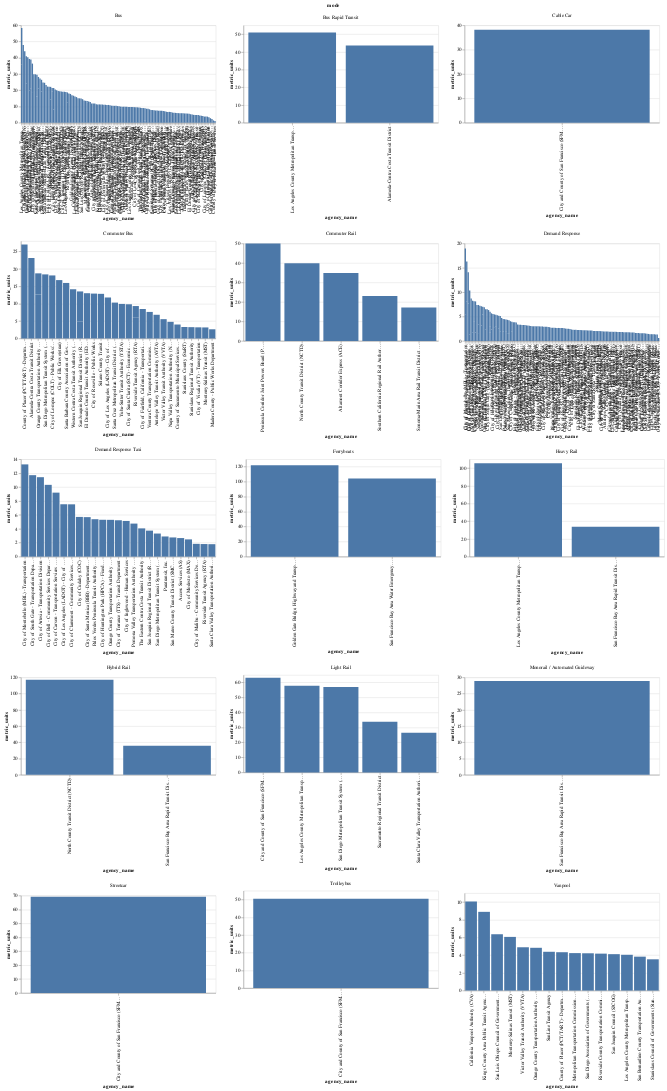
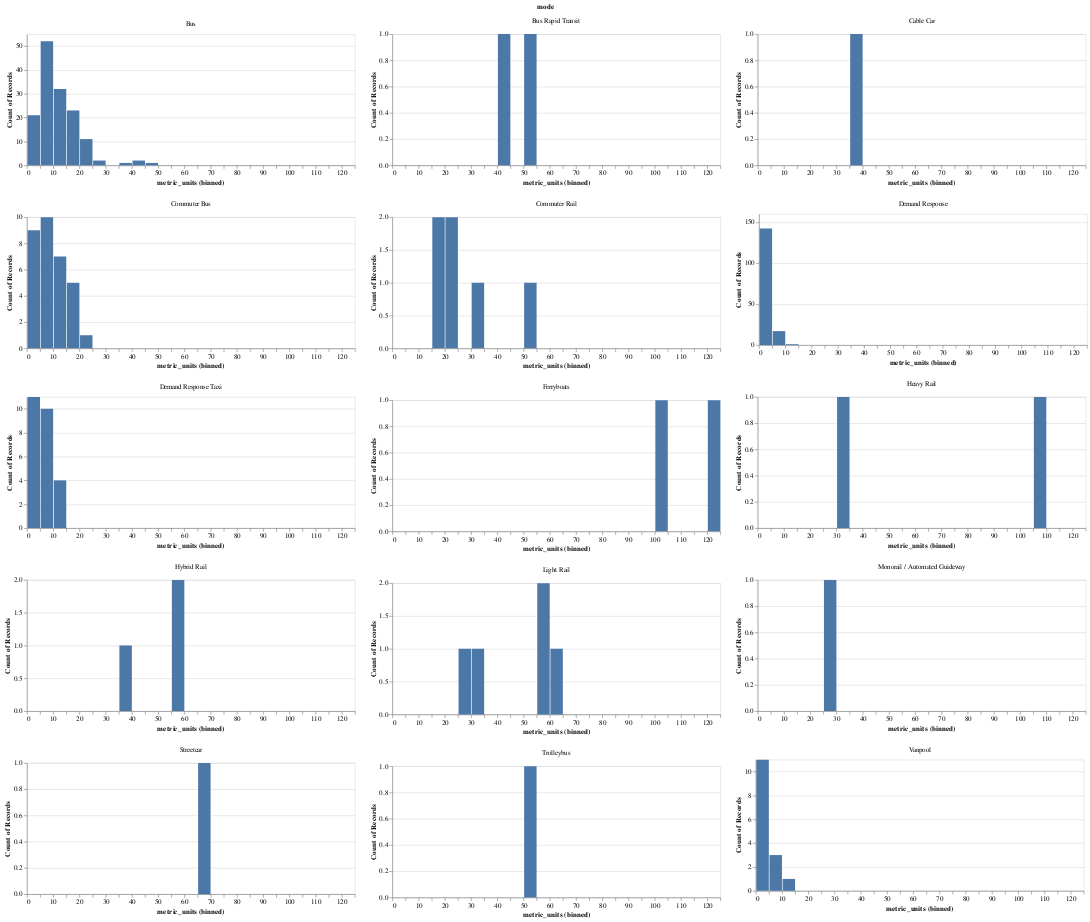
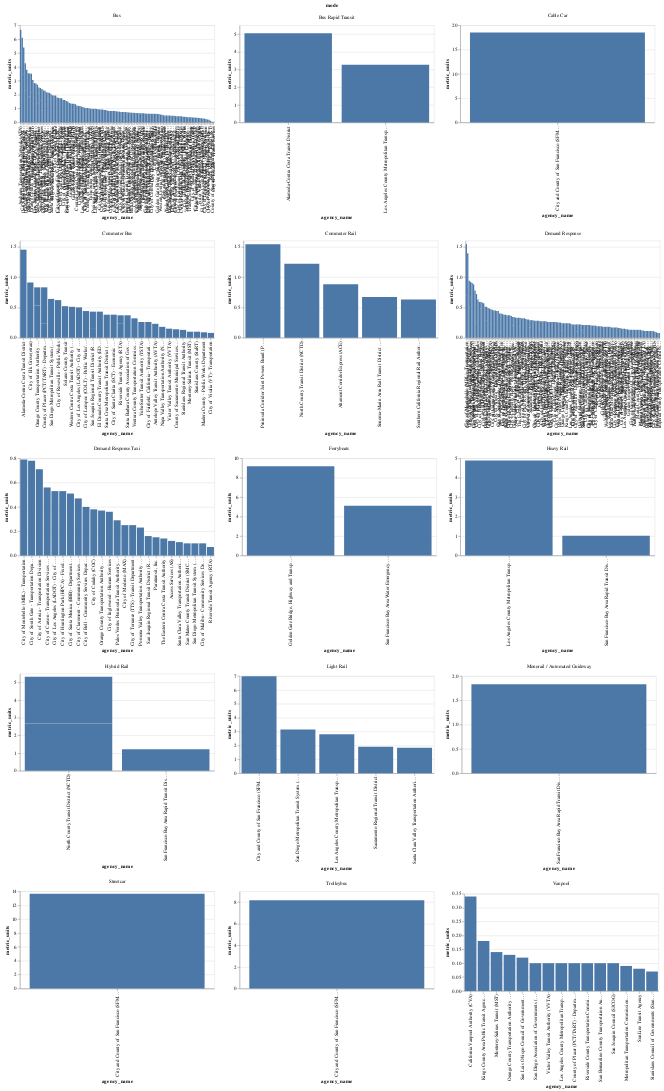

Source (notebook cell) for these figures, in order:
### Markdown cell above
## Statewide Cost-Effecticeness Metrics

### Code cell
metrics_charts(cost_metrics_list, df = no_zero_rows_melt)

### Figure 1 — Vega-Lite specification as saved in the notebook (floating-point values rounded to 4 significant figures; data arrays with more than 128 entries replaced by an {"elided": "..."} marker saying what was removed)
{"config": {"view": {"continuousWidth": 300, "continuousHeight": 300}}, "data": {"name": "data-803372226e9dfca0078956ce21b95389"}, "facet": {"field": "mode", "type": "nominal"}, "spec": {"mark": {"type": "bar"}, "encoding": {"tooltip": [{"field": "agency_name", "type": "nominal"}, {"field": "mode", "type": "nominal"}, {"field": "service", "type": "nominal"}, {"field": "metric_units", "type": "quantitative"}], "x": {"field": "agency_name", "sort": "-y", "type": "nominal"}, "y": {"field": "metric_units", "type": "quantitative"}}, "height": 200, "title": "All upt_per_vrh", "width": 400}, "columns": 3, "resolve": {"scale": {"x": "independent", "y": "independent"}}, "$schema": "https://vega.github.io/schema/vega-lite/v5.20.1.json", "datasets": {"data-803372226e9dfca0078956ce21b95389": {"elided": "401 records"}}}

### Figure 2 — Vega-Lite specification as saved in the notebook (floating-point values rounded to 4 significant figures; data arrays with more than 128 entries replaced by an {"elided": "..."} marker saying what was removed)
{"config": {"view": {"continuousWidth": 300, "continuousHeight": 300}}, "data": {"name": "data-803372226e9dfca0078956ce21b95389"}, "facet": {"field": "mode", "type": "nominal"}, "spec": {"mark": {"type": "bar"}, "encoding": {"tooltip": [{"aggregate": "count", "type": "quantitative"}], "x": {"bin": {"step": 5}, "field": "metric_units", "type": "quantitative"}, "y": {"aggregate": "count", "type": "quantitative"}}, "height": 200, "title": "upt_per_vrh Distribution", "width": 500}, "columns": 3, "resolve": {"scale": {"x": "independent", "y": "independent"}}, "$schema": "https://vega.github.io/schema/vega-lite/v5.20.1.json", "datasets": {"data-803372226e9dfca0078956ce21b95389": {"elided": "401 records"}}}

### Figure 3 — Vega-Lite specification as saved in the notebook (floating-point values rounded to 4 significant figures; data arrays with more than 128 entries replaced by an {"elided": "..."} marker saying what was removed)
{"config": {"view": {"continuousWidth": 300, "continuousHeight": 300}}, "data": {"name": "data-69b55b0371614185eef7c011aaffd626"}, "facet": {"field": "mode", "type": "nominal"}, "spec": {"mark": {"type": "bar"}, "encoding": {"tooltip": [{"field": "agency_name", "type": "nominal"}, {"field": "mode", "type": "nominal"}, {"field": "service", "type": "nominal"}, {"field": "metric_units", "type": "quantitative"}], "x": {"field": "agency_name", "sort": "-y", "type": "nominal"}, "y": {"field": "metric_units", "type": "quantitative"}}, "height": 200, "title": "All upt_per_vrm", "width": 400}, "columns": 3, "resolve": {"scale": {"x": "independent", "y": "independent"}}, "$schema": "https://vega.github.io/schema/vega-lite/v5.20.1.json", "datasets": {"data-69b55b0371614185eef7c011aaffd626": {"elided": "401 records"}}}
